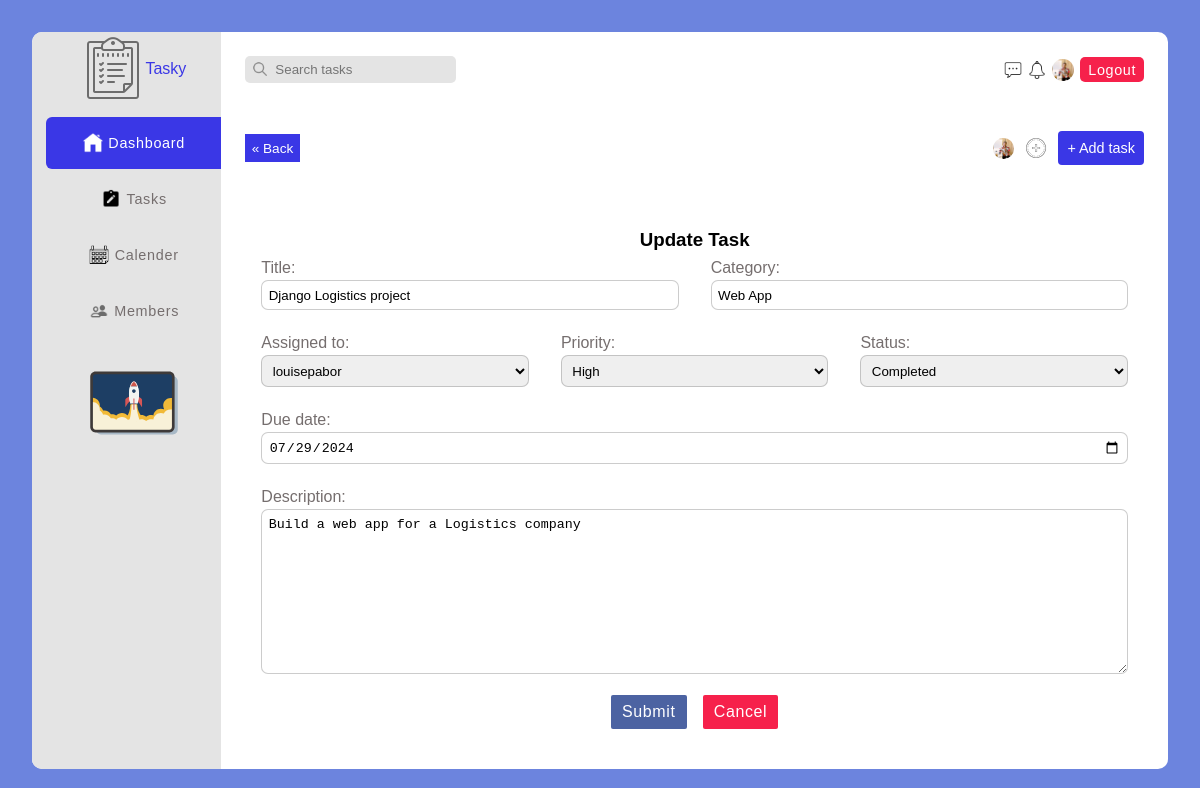
The page /task-update/4/ (signed in) on the database its author committed.
### task/models.py (models this page shows, shortened)
class Task(models.Model):
    STATUS_CHOICES = (
        ('in progress', 'in progress'),
        ('completed', 'Completed'),
        ('overdue', 'Overdue')
    )
    PRIORITY_CHOICES = (
        ('low', 'Low'),
        ('medium', 'Medium'),
        ('high', 'High')
    )
    task_creator = models.ForeignKey(
        User, on_delete=models.CASCADE, related_name="Task_Manager")
    assigned_to = models.ForeignKey(User, on_delete=models.DO_NOTHING)
    title = models.CharField(max_length=100)
    priority = models.CharField(
        max_length=15, choices=PRIORITY_CHOICES)
    status = models.CharField(
        max_length=15, choices=STATUS_CHOICES)
    category = models.CharField(max_length=100)
    description = models.TextField()
    timestamp = models.DateTimeField(auto_now_add=True)
    due_date = models.DateTimeField()
    class Meta:
        ordering = ['-timestamp']

### task/views.py (the view, shortened to what this page needs)
# urls.py: path('task-update/<int:pk>/', UpdateTask.as_view(), name='task-update'),
class UpdateTask(LoginRequiredMixin, SuccessMessageMixin, UpdateView):
    model = Task
    form_class = AddTaskForm
    template_name = 'task/update-task.html'
    success_message = 'Task Updated'
    def get_context_data(self, **kwargs):
        context = super().get_context_data(**kwargs)
        context["task_active"] = True
        context['title'] = 'Update Task'
        context['submit_btn'] = 'Update'
        return context

### task/forms.py
class AddTaskForm(forms.ModelForm):
    due_date = forms.DateField(
        widget=forms.DateInput(attrs={'type': 'date'}))
    class Meta:
        model = Task
        fields = "__all__"
        exclude = ('task_creator', 'timestamp')
        widgets = {
            'description': forms.Textarea(attrs={
                'placeholder': "A short description of the project"
            })
        }

### account/models.py (called while the page is built)
    def __str__(self):
        return self.username

### task/templates/task/update-task.html (shortened to what this page needs)
{% extends 'base.html' %}
{% load static %}
{% block content %}
<div class="pry-container">
    {% include 'sidebar.html' %}
    <section class="main-container task-details-container">
        {% include 'top-nav.html' %}
<div class="flex flex-btw bottom-nav">
    <div class="flex prev-filter-sort detail-bottom-nav">
      <a href="{{request.META.HTTP_REFERER}}"class="back-btn"
        >&laquo; Back</a
      >
    </div>
    <div class="flex add-profile">
      <div class="relative flex profiles">
        <img
          src="{% static 'img/profile-pic.jpg' %}"
          alt=""
          srcset=""
          class="cover"
        />
      </div>
      <img
        src="{% static 'img/icons/icons8-add-80.png' %}"
        alt=""
        srcset=""
        class="add-icon"
      />
      <div class="pointer add-task" id="add-task-btn">
        <p>+ Add task</p>
      </div>
    </div>
  </div>
    <section class="add-task-container" id="add-task-container">
        <h3 class="txt-ctr">Update Task</h3>
        <form action="{% url 'task:add-task' %}" method="post" enctype="multipart/form-data" class="add-task-form">
            <div class="form-grid-2">
                <div class="input-container">
                    {{form.title.label_tag}}
                    {{form.title}}
                </div>
                <div class="input-container">
                    {{form.category.label_tag}}
                    {{form.category}}
                </div>
            </div>
            <div class="form-grid-3">
                <div class="input-container">
                    {{form.assigned_to.label_tag}}
                    {{form.assigned_to}}
                </div>
                <div class="input-container">
                    {{form.priority.label_tag}}
                    {{form.priority}}
                </div>
                <div class="input-container">
                    {{form.status.label_tag}}
                    {{form.status}}
                </div>
            </div>
            <div class="input-container">
                {{form.due_date.label_tag}}
                {{form.due_date}}
            </div>
            <div class="input-container">
                {{form.description.label_tag}}
                {{form.description}}
            </div>
            <div class="flex-ctr-ctr input-container btn-container">
                <button type="submit" class="submit-btn" id="submit-task">Submit</button>
                <button type="button" class="cancel-btn" id="cancel-task">Cancel</button>
            </div>
        </form>
    </section>
    </section>
</div>
{% endblock content %}

### static/css/styles.css (style rules this page uses)
.pry-container { display: grid; grid-template-columns: 1fr 5fr; }
.main-container { padding: 1.5rem; padding-bottom: 0.5rem; border-top-right-radius: 10px; border-bottom-right-radius: 10px; }
.bottom-nav { margin: 3rem 0; align-items: center; }
.bottom-nav .prev-filter-sort { gap: 6px; }
.bottom-nav .detail-bottom-nav .del-btn, .bottom-nav .detail-bottom-nav a { padding: 0.4rem; color: white; font-size: 0.85rem; transition: ease-out 0.2s; }
.bottom-nav .add-profile { gap: 10px; align-items: center; }
.bottom-nav .add-profile .profiles { align-items: center; }
.bottom-nav .add-profile .profiles img { width: 21px; height: 21px; border-radius: 50px; }
.bottom-nav .add-profile .add-icon { width: 24px; height: 24px; }
.bottom-nav .add-task { background-color: #3a37e6; color: white; font-size: 0.9rem; border-radius: 4px; padding: 9px 9px; }
.prev-filter-sort { gap: 0.5rem; }
.add-task-container { background-color: white; width: 100%; max-width: 1000px; z-index: 90; padding: 1rem; border-radius: 10px; }
.add-task-container .btn-container { gap: 1rem; }
.add-task-container .btn-container button { padding: 0.5rem 0.7rem; border-radius: 2px; border: none; letter-spacing: 0.6; color: white; font-size: 1rem; cursor: pointer; transition: 0.3s ease-out; }
.add-task-container .btn-container .submit-btn { background-color: #4c63a2; }
.add-task-container .btn-container .cancel-btn { background-color: #f6214b; }
.add-task-container select { cursor: pointer; }
.add-task-container input, .add-task-container select, .add-task-container textarea { display: block; width: 100%; padding: 0.4rem 0.4rem; outline: none; border: 1px solid rgba(128, 128, 128, 0.4); border-radius: 7px; }
.add-task-container label { cursor: pointer; display: inline-block; padding: 0.2rem 0; border: none; color: #756e6e; }
.add-task-container .form-grid-2 { display: grid; grid-template-columns: 1fr 1fr; }
.add-task-container .form-grid-3 { display: grid; grid-template-columns: 1fr 1fr 1fr; }
.add-task-container .form-grid-2, .add-task-container .form-grid-3 { gap: 2rem; }
.add-task-container .input-container { padding: 0.3rem 0; margin-bottom: 0.7rem; }

### rows shown on the page
Task: title "Django Logistics project", category "Web App", assigned_to "louisepabor", priority "High", status "Completed", due_date "07/29/2024", description "Build a web app for a Logistics company"
